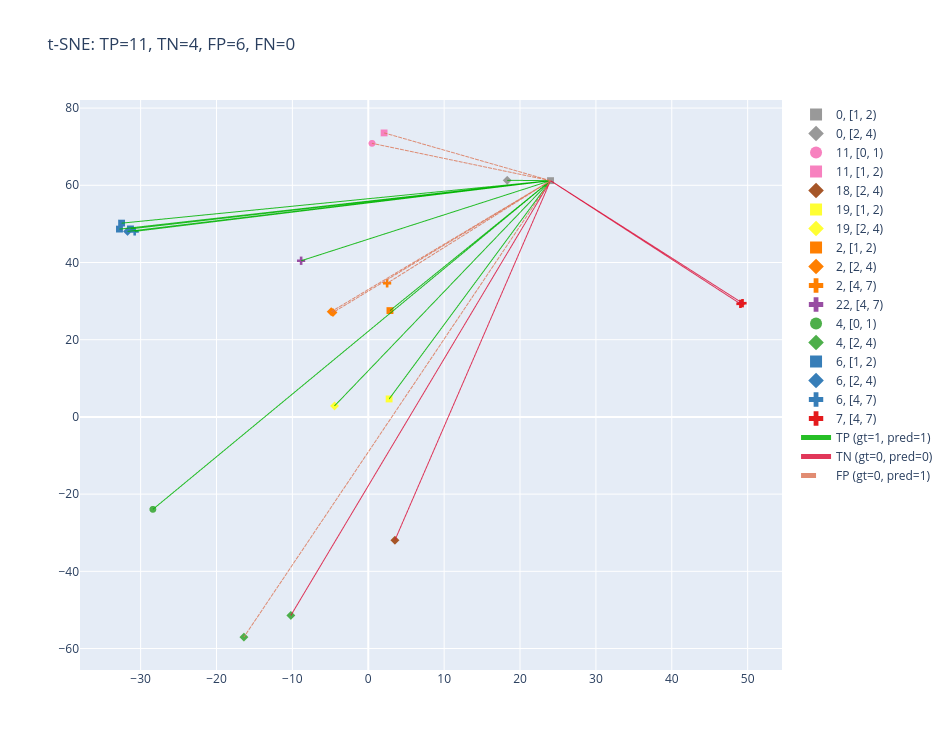

The code cell stored with this chart in its notebook:
### Code cell
import numpy as np
import pandas as pd
import plotly.graph_objects as go
import plotly.express as px

# Inputs assumed:
# embedding: pd.DataFrame with index of Drug IDs and columns ['TSNE-1', 'TSNE-2']
# edge_pairs: list[tuple[str, str]] of (src_id, dst_id) mapped to embedding.index
# edge_label: 1D tensor/array of 0/1 (ground truth) aligned with edge_pairs
# predicted_labels: 1D array of 0/1 aligned with edge_pairs

gt = np.asarray(edge_label.cpu().numpy() if hasattr(edge_label, "cpu") else edge_label).astype(int)
pred = np.asarray(predicted_labels).astype(int)
assert len(edge_pairs) == len(gt) == len(pred), "edge_pairs, gt, pred must have same length"

# Confusion categories
is_tp = (gt == 1) & (pred == 1)
is_fp = (gt == 0) & (pred == 1)
is_tn = (gt == 0) & (pred == 0)
is_fn = (gt == 1) & (pred == 0)

# Filter embedding to only nodes present in edges
nodes_in_edges = pd.Index(sorted({n for pair in edge_pairs for n in pair}))
embedding_sub = embedding.loc[embedding.index.intersection(nodes_in_edges)].copy()
embedding_sub["pharma_class"] = embedding_sub["pharma_class"].fillna("Unknown")

# Bin drug_unique_count for marker symbol
bins = [0, 1, 2, 4, 7, 10, 11]
count_bins = pd.cut(embedding_sub["drug_unique_count"], bins=bins, right=False)
symbols = ["circle", "square", "diamond", "cross", "x", "triangle-up"]
bin_to_symbol = {cat: sym for cat, sym in zip(count_bins.cat.categories, symbols)}

# Build color map for pharma_class
classes = embedding_sub["pharma_class"].astype(str).unique()
palette = px.colors.qualitative.Set1_r
color_map = {cls: palette[i % len(palette)] for i, cls in enumerate(sorted(classes))}

fig = go.Figure()

# Add node traces grouped by pharma_class and count_bin (marker symbol)
for cls in sorted(classes):
    for bin_cat in count_bins.cat.categories:
        mask = (embedding_sub["pharma_class"].astype(str) == cls) & (count_bins == bin_cat)
        df_sub = embedding_sub[mask]
        if df_sub.empty:
            continue
        node_x = df_sub["TSNE-1"].values
        node_y = df_sub["TSNE-2"].values
        node_ids = df_sub.index.astype(str).tolist()
        customdata_cls = df_sub[["drug_count", "pharma_class", "Description_br"]].values

        fig.add_trace(
            go.Scattergl(
                x=node_x,
                y=node_y,
                mode="markers",
                marker=dict(size=7, color=color_map[cls], symbol=bin_to_symbol[bin_cat]),
                text=node_ids,
                customdata=customdata_cls,
                hovertemplate=hovertemplate,
                name=f"{cls}, {bin_cat}",
            )
        )


def add_edge_lines(mask, color, name, dash="solid"):
    xs, ys = [], []
    for (src, dst), keep in zip(edge_pairs, mask):
        if not keep:
            continue
        if src not in embedding_sub.index or dst not in embedding_sub.index:
            continue
        x0, y0 = embedding_sub.loc[src, ["TSNE-1", "TSNE-2"]]
        x1, y1 = embedding_sub.loc[dst, ["TSNE-1", "TSNE-2"]]
        xs += [x0, x1, None]
        ys += [y0, y1, None]
    if xs:
        fig.add_trace(
            go.Scattergl(
                x=xs,
                y=ys,
                mode="lines",
                line=dict(color=color, width=1.0, dash=dash),
                name=name,
                hoverinfo="skip",
            )
        )


# Add edges by confusion class with requested colors/styles
add_edge_lines(is_tp, "rgba(0,180,0,0.85)", "TP (gt=1, pred=1)", dash="solid")
add_edge_lines(is_fn, "rgba(160,180,0,0.85)", "FN (gt=1, pred=0)", dash="dash")
add_edge_lines(is_tn, "rgba(220,20,60,0.85)", "TN (gt=0, pred=0)", dash="solid")
add_edge_lines(is_fp, "rgba(220,120,90,0.85)", "FP (gt=0, pred=1)", dash="dash")

fig.update_layout(
    title=f"t-SNE: TP={np.sum(is_tp)}, TN={np.sum(is_tn)}, FP={np.sum(is_fp)}, FN={np.sum(is_fn)}",
    width=950,
    height=750,
    legend=dict(itemsizing="constant"),
)
fig.show()

# print confusion matrix for this drug
drug_id = reversed_node_id_map[idx]
confusion_matrix_for_drug(drug_id, test_data, test_scores, optimal_threshold, reversed_node_id_map)

### Figure 1 — Plotly figure (JSON) as saved in the notebook; plotly's stock layout.template omitted (floating-point values rounded to 4 significant figures)
{"data": [{"customdata": [[2, 0, "Citalopram belongs to a class of antidepressant agents known<br> as selective _serotonin-reuptake inhibitors_ (SSRIs) and is<br> widely used to treat the symptoms of depression. Its chemic<br>al structure is unrelated to that of other SSRIs or of tricy<br>clic, tetracyclic, or other prescribed antidepressants [FDA <br>label].  Citalopram is also known as _Celexa_, and available<br> in tablet and solution forms [FDA label].  This drug was in<br>itially approved by the FDA in 1998 [L5230].;;;;"]], "hovertemplate": "Drug ID: %{text}<br>TSNE-1: %{x:.3f}<br>TSNE-2: %{y:.3f}<br>Drug Count: %{customdata[0]}<br>Pharma Class: %{customdata[1]}<br>Description: %{customdata[2]}<extra></extra>", "marker": {"color": "rgb(153,153,153)", "size": 7, "symbol": "square"}, "mode": "markers", "name": "0, [1, 2)", "text": ["DB00215"], "type": "scattergl", "x": [24.02], "y": [61.2]}, {"customdata": [[3, 0, "A reversible monoamine oxidase inhibitor (MAOI) selective fo<br>r isoform A (RIMA) used to treat major depressive disorder. <br>Most meta-analyses and most studies indicate that in the acu<br>te management of depression, moclobemide is more efficacious<br> than placebo medication and similarly efficacious as tricyc<br>lic antidepressants (TCA) or selective serotonin reuptake in<br>hibitors (SSRIs).  Due to negligible anticholinergic and ant<br>ihistaminic actions, moclobemide has been better tolerated t<br>han tri- or heterocyclic antidepressants [A31901].;;;;"]], "hovertemplate": "Drug ID: %{text}<br>TSNE-1: %{x:.3f}<br>TSNE-2: %{y:.3f}<br>Drug Count: %{customdata[0]}<br>Pharma Class: %{customdata[1]}<br>Description: %{customdata[2]}<extra></extra>", "marker": {"color": "rgb(153,153,153)", "size": 7, "symbol": "diamond"}, "mode": "markers", "name": "0, [2, 4)", "text": ["DB01171"], "type": "scattergl", "x": [18.31], "y": [61.29]}, {"customdata": [[0, 11, "A benzodiazepine derivative used as an anticonvulsant and hy<br>pnotic.;;;;"]], "hovertemplate": "Drug ID: %{text}<br>TSNE-1: %{x:.3f}<br>TSNE-2: %{y:.3f}<br>Drug Count: %{customdata[0]}<br>Pharma Class: %{customdata[1]}<br>Description: %{customdata[2]}<extra></extra>", "marker": {"color": "rgb(247,129,191)", "size": 7, "symbol": "circle"}, "mode": "markers", "name": "11, [0, 1)", "text": ["DB01595"], "type": "scattergl", "x": [0.4963], "y": [70.87]}, {"customdata": [[1, 11, "Clobazam belongs to the 1,5-benzodiazepine class of drugs an<br>d is expected to have a better side-effect profile compared <br>to older 1,4-benzodiazepines. It has been marketed as an anx<br>iolytic since 1975 and an anticonvulsant since 1984. The ora<br>l preparation was FDA approved on October 21, 2011. An oral <br>suspension is expected to be available in 2013.;;;;"]], "hovertemplate": "Drug ID: %{text}<br>TSNE-1: %{x:.3f}<br>TSNE-2: %{y:.3f}<br>Drug Count: %{customdata[0]}<br>Pharma Class: %{customdata[1]}<br>Description: %{customdata[2]}<extra></extra>", "marker": {"color": "rgb(247,129,191)", "size": 7, "symbol": "square"}, "mode": "markers", "name": "11, [1, 2)", "text": ["DB00349"], "type": "scattergl", "x": [2.088], "y": [73.58]}, {"customdata": [[4, 18, "Azathioprine is a prodrug of 6-mercaptopurine, first synthes<br>ized in 1956 by Gertrude Elion, William Lange, and George Hi<br>tchings in an attempt to produce a derivative of 6-mercaptop<br>urine with a better therapeutic index.[A189678,A189687,A1896<br>90] Azathioprine is used to treat inflammatory conditions li<br>ke rheumatoid arthritis and as an immunosuppressant in the p<br>revention of renal transplant rejection.[L11214];;;;"]], "hovertemplate": "Drug ID: %{text}<br>TSNE-1: %{x:.3f}<br>TSNE-2: %{y:.3f}<br>Drug Count: %{customdata[0]}<br>Pharma Class: %{customdata[1]}<br>Description: %{customdata[2]}<extra></extra>", "marker": {"color": "rgb(166,86,40)", "size": 7, "symbol": "diamond"}, "mode": "markers", "name": "18, [2, 4)", "text": ["DB00993"], "type": "scattergl", "x": [3.509], "y": [-31.95]}, {"customdata": [[2, 19, "Clopidogrel is a prodrug of a platelet inhibitor used to red<br>uce the risk of myocardial infarction and stroke.[A180508,L7<br>213] Clopidogrel is indicated to reduce the risk of myocardi<br>al infarction for patients with non-ST elevated acute corona<br>ry syndrome (ACS), patients with ST-elevated myocardial infa<br>rction, and in recent MI, stroke, or established peripheral <br>arterial disease,[L7213];;;;"]], "hovertemplate": "Drug ID: %{text}<br>TSNE-1: %{x:.3f}<br>TSNE-2: %{y:.3f}<br>Drug Count: %{customdata[0]}<br>Pharma Class: %{customdata[1]}<br>Description: %{customdata[2]}<extra></extra>", "marker": {"color": "rgb(255,255,51)", "size": 7, "symbol": "square"}, "mode": "markers", "name": "19, [1, 2)", "text": ["DB00758"], "type": "scattergl", "x": [2.752], "y": [4.657]}, {"customdata": [[2, 19, "An indandione that has been used as an anticoagulant. Phenin<br>dione has actions similar to warfarin, but it is now rarely <br>employed because of its higher incidence of severe adverse e<br>ffects. (From Martindale, The Extra Pharmacopoeia, 30th ed, <br>p234);;;;"]], "hovertemplate": "Drug ID: %{text}<br>TSNE-1: %{x:.3f}<br>TSNE-2: %{y:.3f}<br>Drug Count: %{customdata[0]}<br>Pharma Class: %{customdata[1]}<br>Description: %{customdata[2]}<extra></extra>", "marker": {"color": "rgb(255,255,51)", "size": 7, "symbol": "diamond"}, "mode": "markers", "name": "19, [2, 4)", "text": ["DB00498"], "type": "scattergl", "x": [-4.448], "y": [2.844]}, {"customdata": [[1, 2, "Iloprost is a synthetic analogue of prostacyclin PGI2 that d<br>ilates systemic and pulmonary arterial vascular beds. It is <br>used to treat pulmonary arterial hypertension (PAH).;;;;"]], "hovertemplate": "Drug ID: %{text}<br>TSNE-1: %{x:.3f}<br>TSNE-2: %{y:.3f}<br>Drug Count: %{customdata[0]}<br>Pharma Class: %{customdata[1]}<br>Description: %{customdata[2]}<extra></extra>", "marker": {"color": "rgb(255,127,0)", "size": 7, "symbol": "square"}, "mode": "markers", "name": "2, [1, 2)", "text": ["DB01088"], "type": "scattergl", "x": [2.858], "y": [27.53]}, {"customdata": [[4, 2, "Lisinopril is an angiotensin converting enzyme inhibitor (AC<br>EI) used to treat hypertension, heart failure, and myocardia<br>l infarction.[L8384,L8387,L8390] Lisinopril and [captopril] <br>are the only ACEIs that are not prodrugs.[A184853] It functi<br>ons by inhibition of angiotensin converting enzyme as well a<br>s the renin angiotensin aldosterone system.[A184781,A184808,<br>A184817] ACEIs are commonly used as a first line therapy in <br>the treatment of hypertension, along with thiazide diuretics<br> or beta blockers.[A184844];;;;"], [2, 2, "Quinapril is the ethyl ester prodrug of the non-sulfhydryl a<br>ngiotensin converting enzyme inhibitor quinaprilat.[L8420,L8<br>423] It is used to treat hypertension and heart failure.[L84<br>20,L8423] ACE inhibitors are commonly used as a first line t<br>herapy in the treatment of hypertension, along with thiazide<br> diuretics or beta blockers.[A184844];;;;"]], "hovertemplate": "Drug ID: %{text}<br>TSNE-1: %{x:.3f}<br>TSNE-2: %{y:.3f}<br>Drug Count: %{customdata[0]}<br>Pharma Class: %{customdata[1]}<br>Description: %{customdata[2]}<extra></extra>", "marker": {"color": "rgb(255,127,0)", "size": 7, "symbol": "diamond"}, "mode": "markers", "name": "2, [2, 4)", "text": ["DB00722", "DB00881"], "type": "scattergl", "x": [-4.883, -4.654], "y": [27.26, 27.05]}, {"customdata": [[6, 2, "Nifedipine, or BAY a 1040, is a first generation dihydropyri<br>dine L-type calcium channel blocker, similar to [nicardipine<br>].[A190210,A190273,A175390,L11383] Nifedipine was developed <br>by Bayer and first described in the literature, along with o<br>ther dihydropyridines, in 1972.[A175390,A190276] Since nifed<br>ipine's development, second and third generation dihydropyri<br>dines have been developed with slower onsets and longer dura<br>tions of action.[A190273] The most popular of the third gene<br>ration dihydropyridines is [amlodipine].[A190273];;;;"]], "hovertemplate": "Drug ID: %{text}<br>TSNE-1: %{x:.3f}<br>TSNE-2: %{y:.3f}<br>Drug Count: %{customdata[0]}<br>Pharma Class: %{customdata[1]}<br>Description: %{customdata[2]}<extra></extra>", "marker": {"color": "rgb(255,127,0)", "size": 7, "symbol": "cross"}, "mode": "markers", "name": "2, [4, 7)", "text": ["DB01115"], "type": "scattergl", "x": [2.479], "y": [34.61]}, {"customdata": [[5, 22, "Dronedarone is a Class III antiarrhythmic drug that works to<br> restore the normal sinus rhythm in patients with paroxysmal<br> or persistent atrial fibrillation. Atrial fibrillation is a<br> common sustained arrhythmia where the treatment primarily f<br>ocuses on stroke prevention and symptom management. It is ma<br>naged by rate control, rhythm control, prevention of thrombo<br>embolic events, and treatment of the underlying disease.[A34<br>604] Similar to [amiodarone], dronedarone is a multichannel <br>blocker that works to control rhythm and rate in atrial fibr<br>illation.[A186071] It meets criteria of all four Vaughan Wil<br>liams antiarrhythmic drug classes by blocking sodium, potass<br>ium, and calcium ion channels and inhibiting β-adrenergic re<br>ceptors.[A34604,L8699] ;;;;"]], "hovertemplate": "Drug ID: %{text}<br>TSNE-1: %{x:.3f}<br>TSNE-2: %{y:.3f}<br>Drug Count: %{customdata[0]}<br>Pharma Class: %{customdata[1]}<br>Description: %{customdata[2]}<extra></extra>", "marker": {"color": "rgb(152,78,163)", "size": 7, "symbol": "cross"}, "mode": "markers", "name": "22, [4, 7)", "text": ["DB04855"], "type": "scattergl", "x": [-8.853], "y": [40.45]}, {"customdata": [[0, 4, "Antiprotozoal agent effective in trypanosomiasis, leishmania<br>sis, and some fungal infections; used in treatment of pneumo<br>cystis pneumonia in HIV-infected patients. It may cause diab<br>etes mellitus, central nervous system damage, and other toxi<br>c effects.;;;"]], "hovertemplate": "Drug ID: %{text}<br>TSNE-1: %{x:.3f}<br>TSNE-2: %{y:.3f}<br>Drug Count: %{customdata[0]}<br>Pharma Class: %{customdata[1]}<br>Description: %{customdata[2]}<extra></extra>", "marker": {"color": "rgb(77,175,74)", "size": 7, "symbol": "circle"}, "mode": "markers", "name": "4, [0, 1)", "text": ["DB00738"], "type": "scattergl", "x": [-28.39], "y": [-23.95]}, {"customdata": [[3, 4, "Tenofovir disoproxil fumarate (a prodrug of tenofovir), mark<br>eted by Gilead Sciences under the trade name _Viread_, belon<br>gs to a class of antiretroviral drugs known as nucleotide an<br>alogue reverse transcriptase inhibitors (nRTIs).  This drug <br>is prescribed in combination with other drugs for the manage<br>ment of HIV infection as well as for Hepatitis B therapy. Te<br>nofovir disoproxil was initially approved in 2001 [FDA label<br>].;;;;"], [2, 4, "Valaciclovir (valacyclovir), also known as _Valtrex_, is an <br>antiviral drug that has been used to manage and treat variou<br>s herpes infections for more than 2 decades.  It was initial<br>ly approved by the FDA in 1995 [FDA label] and marketed by G<br>laxoSmithKline [L5671]. Valacyclovir is the L-valine ester o<br>f aciclovir. It is a member of the purine (guanine) nucleosi<br>de analog drug class [F3949].  This class of drugs forms an <br>important part of hepatitis, HIV, and cytomegalovirus drug r<br>egimens [A175900].;;;;"]], "hovertemplate": "Drug ID: %{text}<br>TSNE-1: %{x:.3f}<br>TSNE-2: %{y:.3f}<br>Drug Count: %{customdata[0]}<br>Pharma Class: %{customdata[1]}<br>Description: %{customdata[2]}<extra></extra>", "marker": {"color": "rgb(77,175,74)", "size": 7, "symbol": "diamond"}, "mode": "markers", "name": "4, [2, 4)", "text": ["DB00300", "DB00577"], "type": "scattergl", "x": [-16.39, -10.2], "y": [-57.04, -51.43]}, {"customdata": [[1, 6, "Celecoxib, a selective cyclooxygenase-2 (COX-2) inhibitor, i<br>s a nonsteroidal anti-inflammatory drug (NSAID) which is kno<br>wn for its decreased risk of causing gastrointestinal bleedi<br>ng compared to other NSAIDS.[A181544] It is used to manage s<br>ymptoms of various types of arthritis pain and in familial a<br>denomatous polyposis (FAP) to reduce precancerous polyps in <br>the colon.[A181532] It is marketed by Pfizer under the brand<br> name Celebrex, and was initially granted FDA approval in 19<br>98.[L7604] ;;;;"], [4, 6, "Sulindac is a nonsteroidal anti-inflammatory drug (NSAID) of<br> the arylalkanoic acid class that is marketed by Merck under<br> the brand name Clinoril. Like other NSAIDs, it may be used <br>in the treatment of acute or chronic inflammatory conditions<br>. Sulindac is a prodrug, derived from sulfinylindene, that i<br>s converted _in vivo_ to an active sulfide compound by liver<br> enzymes. There is evidence from some studies that sulindac <br>may be associated with fewer gastrointestinal side effects t<br>han other NSAIDs, except for the cyclooxygenase-2 (COX-2) in<br>hibitor drug class. This may be due to the sulfide metabolit<br>e undergoing enterohepatic circulation thus maintaining cons<br>tant blood levels of the compound without inducing gastroint<br>estinal effects, where the drug is excreted in the bile and <br>then reabsorbed from the intestines. While its full mechanis<br>m of action is not fully understood, sulindac is thought to <br>primarily mediate its action by inhibiting prostaglandin syn<br>thesis by inhibiting COX-1 and COX-2.;;;;"], [2, 6, "Meloxicam is a nonsteroidal anti-inflammatory drug (NSAID) u<br>sed to relieve various types of pain, including pain caused <br>by musculoskeletal conditions, osteoarthritis, and rheumatoi<br>d arthritis.[A190189] With a longer half-life than most othe<br>r NSAIDS, it is a favorable option for those who require onc<br>e-daily dosing. Meloxicam is available in oral, transdermal,<br> and intravenous formulations. It is a preferential COX-2 in<br>hibitor, purportedly reducing the risk of adverse gastrointe<br>stinal tract effects, however, this is a topic of controvers<br>y.[A190198,A190201];;;;"]], "hovertemplate": "Drug ID: %{text}<br>TSNE-1: %{x:.3f}<br>TSNE-2: %{y:.3f}<br>Drug Count: %{customdata[0]}<br>Pharma Class: %{customdata[1]}<br>Description: %{customdata[2]}<extra></extra>", "marker": {"color": "rgb(55,126,184)", "size": 7, "symbol": "square"}, "mode": "markers", "name": "6, [1, 2)", "text": ["DB00482", "DB00605", "DB00814"], "type": "scattergl", "x": [-32.5, -31.34, -32.79], "y": [50.19, 48.7, 48.64]}, {"customdata": [[6, 6, "Aceclofenac is an oral non-steroidal anti-inflammatory drug <br>(NSAID) with marked anti-inflammatory and analgesic properti<br>es used to treat osteoarthritis, rheumatoid arthritis and an<br>kylosing spondylitis. It is reported to have a higher anti-i<br>nflammatory action or at least comparable effects than conve<br>ntional NSAIDs in double-blind studies [A19667, A19668, A196<br>70]. Aceclofenac potently inhibits the cyclo-oxygenase enzym<br>e (COX) that is involved in the synthesis of prostaglandins,<br> which are inflammatory mediators that cause pain, swelling,<br> inflammation, and fever. Aceclofenac belongs to BCS Class I<br>I as it possesses poor aqueous solubility [A19667]. It displ<br>ays high permeability to penetrate into synovial joints wher<br>e in patients with osteoarthritis and related conditions, th<br>e loss of articular cartilage in the area causes joint pain,<br> tenderness, stiffness, crepitus, and local inflammation [A1<br>9666]. Aceclofenac is also reported to be effective in other<br> painful conditions such as dental and gynaecological condit<br>ions [A19672]. In 1991, aceclofenac was developed as an anal<br>og of a commonly prescribed NSAID, [DB00586], via chemical m<br>odification in effort to improve the gastrointestinal tolera<br>bility of the drug. It is a more commonly prescribed drug in<br> Europe.;;;;"]], "hovertemplate": "Drug ID: %{text}<br>TSNE-1: %{x:.3f}<br>TSNE-2: %{y:.3f}<br>Drug Count: %{customdata[0]}<br>Pharma Class: %{customdata[1]}<br>Description: %{customdata[2]}<extra></extra>", "marker": {"color": "rgb(55,126,184)", "size": 7, "symbol": "diamond"}, "mode": "markers", "name": "6, [2, 4)", "text": ["DB06736"], "type": "scattergl", "x": [-31.72], "y": [48.06]}, {"customdata": [[8, 6, "Indometacin, or indomethacin, is a non-steroidal anti-inflam<br>matory drug (NSAID) with anti-inflammatory, analgesic, and a<br>ntipyretic properties. NSAIDs consist of agents that are str<br>ucturally unrelated; the NSAID chemical classification of in<br>dometacin is an indole-acetic acid derivative with the chemi<br>cal name 1- (p-chlorobenzoyl)25-methoxy-2-methylindole-3-ace<br>tic acid.[A177871] The pharmacological effect of indometacin<br> is not fully understood, however, it is thought to be media<br>ted through potent and nonselective inhibition of the enzyme<br> cyclooxygenase (COX), which is the main enzyme responsible <br>for catalyzes the rate-limiting step in prostaglandin and th<br>romboxane biosynthesis via the arachidonic acid (AA) pathway<br>. Indometacin was first discovered in 1963 and it was first <br>approved for use in the U.S. by the Food and Drug Administra<br>tion in 1965, [A486] along with other acetic acid derivative<br>s such as [diclofenac] and [sulindac] that were also develop<br>ed during the 1960s.[A177871] Since then, indometacin has be<br>en extensively studied in clinical trials as one of the most<br> potent NSAIDs in blocking prostaglandin synthesis and was a<br>mong the first NSAIDs to be used in the symptomatic treatmen<br>t of migraine and for headaches that eventually became known<br> as “indomethacin-responsive” headache disorders.[A177871] ;<br>;;"]], "hovertemplate": "Drug ID: %{text}<br>TSNE-1: %{x:.3f}<br>TSNE-2: %{y:.3f}<br>Drug Count: %{customdata[0]}<br>Pharma Class: %{customdata[1]}<br>Description: %{customdata[2]}<extra></extra>", "marker": {"color": "rgb(55,126,184)", "size": 7, "symbol": "cross"}, "mode": "markers", "name": "6, [4, 7)", "text": ["DB00328"], "type": "scattergl", "x": [-30.79], "y": [48.05]}, {"customdata": [[7, 7, "Glyburide is a second generation sulfonylurea used to treat <br>patients with diabetes mellitus type II.[L8123] It is typica<br>lly given to patients who cannot be managed with the standar<br>d first line therapy, [metformin].[L8123] Glyburide stimulat<br>es insulin secretion through the closure of ATP-sensitive po<br>tassium channels on beta cells, raising intracellular potass<br>ium and calcium ion concentrations.[A183617];;;;"], [7, 7, "Glipizide is an oral hypoglycemic agent in the second-genera<br>tion sulfonylurea drug class that is used to control blood s<br>ugar levels in patients with type 2 diabetes mellitus. It wa<br>s first introduced in 1984 [A179491] and is available in var<br>ious countries including Canada and the U.S. According to th<br>e 2018 Clinical Practice Guidelines by Diabetes Canada, sulf<br>onylurea drugs are considered a second-line glucose-lowering<br> therapy following metformin.[L6712] Because sulfonylureas r<br>equire functional pancreatic beta cells for their therapeuti<br>c effectiveness, sulfonylureas are more commonly used for ea<br>rly-stage type 2 diabetes when there is no progressed pancre<br>atic failure.[T28] Compared to the first-generation sulfonyl<br>ureas, such as [tolbutamide] and [chlorpropamide], second-ge<br>neration sulfonylureas contain a more non-polar side chain i<br>n their chemical structure, which enhances their hypoglycemi<br>c potency.[A179488] Compared to other members of the sulfony<br>lurea drug group, glipizide displays rapid absorption and on<br>set of action with the shortest half-life and duration of ac<br>tion, reducing the risk for long-lasting hypoglycemia that i<br>s often observed with blood glucose-lowering agents.[A179485<br>] Glipizide was first approved by the FDA in 1994 and is ava<br>ilable in extended-release tablets under the brand name Gluc<br>otrol®, as well as in combination with metformin under the b<br>rand name Metaglip®.;;;;"]], "hovertemplate": "Drug ID: %{text}<br>TSNE-1: %{x:.3f}<br>TSNE-2: %{y:.3f}<br>Drug Count: %{customdata[0]}<br>Pharma Class: %{customdata[1]}<br>Description: %{customdata[2]}<extra></extra>", "marker": {"color": "rgb(228,26,28)", "size": 7, "symbol": "cross"}, "mode": "markers", "name": "7, [4, 7)", "text": ["DB01016", "DB01067"], "type": "scattergl", "x": [49.05, 49.32], "y": [29.29, 29.47]}, {"hoverinfo": "skip", "line": {"color": "rgba(0,180,0,0.85)", "dash": "solid", "width": 1}, "mode": "lines", "name": "TP (gt=1, pred=1)", "type": "scattergl", "x": [24.02, 18.31, null, 24.02, 2.752, null, 24.02, -32.5, null, 24.02, 2.858, null, 24.02, -8.853, null, 24.02, -31.34, null, 24.02, -4.448, null, 24.02, -28.39, null, 24.02, -32.79, null, 24.02, -30.79, null, 24.02, -31.72, null], "y": [61.2, 61.29, null, 61.2, 4.657, null, 61.2, 50.19, null, 61.2, 27.53, null, 61.2, 40.45, null, 61.2, 48.7, null, 61.2, 2.844, null, 61.2, -23.95, null, 61.2, 48.64, null, 61.2, 48.05, null, 61.2, 48.06, null]}, {"hoverinfo": "skip", "line": {"color": "rgba(220,20,60,0.85)", "dash": "solid", "width": 1}, "mode": "lines", "name": "TN (gt=0, pred=0)", "type": "scattergl", "x": [24.02, 49.32, null, 24.02, 49.05, null, 24.02, -10.2, null, 24.02, 3.509, null], "y": [61.2, 29.47, null, 61.2, 29.29, null, 61.2, -51.43, null, 61.2, -31.95, null]}, {"hoverinfo": "skip", "line": {"color": "rgba(220,120,90,0.85)", "dash": "dash", "width": 1}, "mode": "lines", "name": "FP (gt=0, pred=1)", "type": "scattergl", "x": [24.02, -4.883, null, 24.02, -4.654, null, 24.02, 0.4963, null, 24.02, -16.39, null, 24.02, 2.479, null, 24.02, 2.088, null], "y": [61.2, 27.26, null, 61.2, 27.05, null, 61.2, 70.87, null, 61.2, -57.04, null, 61.2, 34.61, null, 61.2, 73.58, null]}], "layout": {"height": 750, "legend": {"itemsizing": "constant"}, "title": {"text": "t-SNE: TP=11, TN=4, FP=6, FN=0"}, "width": 950}}
